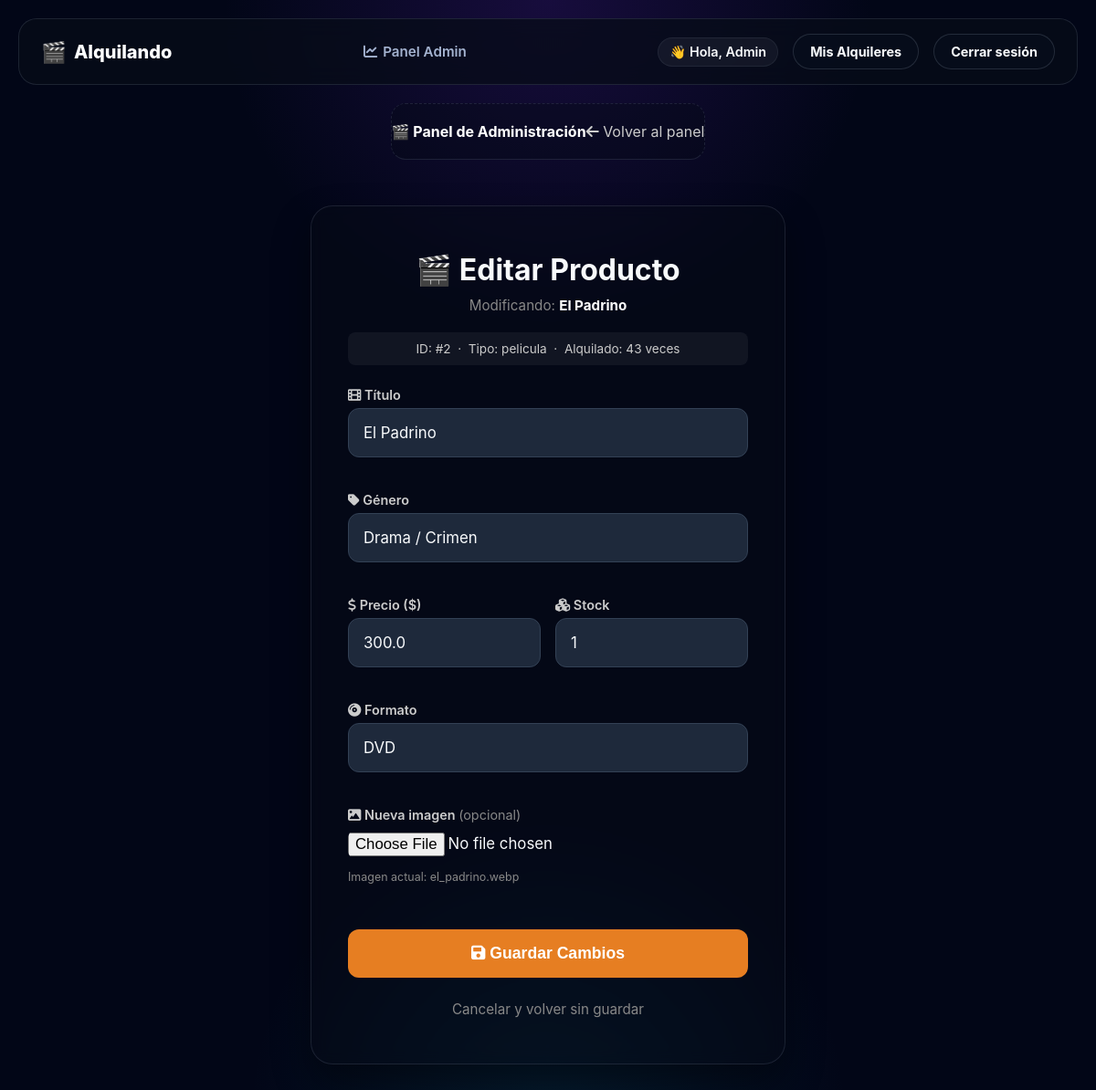
Page /admin/producto/editar/2 (signed in) on the committed database.
### app.py (models this page shows, shortened)
class ProductoAlquiler(db.Model):
    __tablename__ = 'productos_alquiler'
    id = db.Column(db.Integer, primary_key=True)
    titulo = db.Column(db.String(100), nullable=False)
    genero = db.Column(db.String(50), nullable=True)
    alquilado = db.Column(db.Boolean, default=False)
    precio_alquiler = db.Column(db.Float, nullable=False)
    stock = db.Column(db.Integer, default=1)
    imagen = db.Column(db.String(100), default='default.jpg')
    contador_alquileres = db.Column(db.Integer, default=0)
    tipo_producto = db.Column(db.String(50))
    alquileres_activos = db.relationship('Alquiler', backref='producto', lazy=True, cascade='all, delete-orphan')
    __mapper_args__ = {
        'polymorphic_on': tipo_producto,
        'polymorphic_identity': 'producto_generico'
    }

class Pelicula(ProductoAlquiler):
    formato = db.Column(db.String(50), nullable=True)
    __mapper_args__ = {'polymorphic_identity': 'pelicula'}

### app.py (the view, shortened to what this page needs)
@app.route('/admin/producto/editar/<int:prod_id>', methods=['GET', 'POST'])
@requiere_nivel(5)
def administrar_editar_producto(prod_id):
    producto = GestorInventario.buscar_producto_por_id(prod_id)
    if not producto:
        flash("Producto no encontrado.", "danger")
        return redirect(url_for('dashboard'))
    return render_template('editar_producto.html', producto=producto)

### app.py (called while the page is built)
def requiere_nivel(nivel_minimo):
    def decorator(f):
        @wraps(f)
        def decorated_function(*args, **kwargs):
            rol_usuario = session.get('usuario_rol', 'cliente')
            nivel_usuario = NIVELES_ACCESO.get(rol_usuario, 1)
            if nivel_usuario < nivel_minimo:
                flash("No tenés permisos suficientes para entrar acá.", "danger")
                return redirect(url_for('inicio'))
            return f(*args, **kwargs)
        return decorated_function
    return decorator

    @staticmethod
    def buscar_producto_por_id(id_prod):
        return ProductoAlquiler.query.get(id_prod)

### templates/editar_producto.html (shortened to what this page needs)
{% extends 'base.html' %}
{% block content %}
<div class="panel-header" style="display: flex; justify-content: space-between; align-items: center; padding: 20px 0; border-bottom: 1px solid var(--border, #333); margin-bottom: 30px; max-width: 520px; margin-left: auto; margin-right: auto;">
    <span style="color: #fff; font-weight: bold;">🎬 Panel de Administración</span>
    <a href="{{ url_for('dashboard') }}" class="texto-claro" style="color: #ccc; text-decoration: none;">
        <i class="fas fa-arrow-left"></i> Volver al panel
    </a>
</div>
<main style="display: flex; justify-content: center; align-items: center; padding: 0 20px 40px 20px;">
    <div class="auth-container">
        <h2 class="subtitulo-seccion" style="margin-top: 0; margin-bottom: 10px; font-size: 2rem; text-align: center;">
            {% if producto.tipo_producto == 'pelicula' %}🎬{% else %}🎮{% endif %}
            Editar Producto
        </h2>
        <p class="subtitulo" style="color: #888; text-align: center; margin-bottom: 20px; font-size: 0.95rem;">
            Modificando: <strong style="color:#fff;">{{ producto.titulo }}</strong>
        </p>
        <div class="info-badge" style="background: rgba(255,255,255,0.05); padding: 10px; border-radius: 8px; text-align: center; font-size: 0.85rem; color: #ccc; margin-bottom: 24px;">
            <span>ID:</span> #{{ producto.id }} &nbsp;·&nbsp;
            <span>Tipo:</span> {{ producto.tipo_producto }} &nbsp;·&nbsp;
            <span>Alquilado:</span> {{ producto.contador_alquileres }} veces
        </div>
        <form action="{{ url_for('administrar_editar_producto', prod_id=producto.id) }}" method="POST" enctype="multipart/form-data" class="form-simple" style="display: flex; flex-direction: column; gap: 20px;">
            <div class="campo" style="display: flex; flex-direction: column; gap: 6px;">
                <label style="color: #ccc; font-size: 0.9rem; font-weight: 600;"><i class="fas fa-film"></i> Título</label>
                <input type="text" name="titulo" value="{{ producto.titulo }}" required>
            </div>
            <div class="campo" style="display: flex; flex-direction: column; gap: 6px;">
                <label style="color: #ccc; font-size: 0.9rem; font-weight: 600;"><i class="fas fa-tag"></i> Género</label>
                <input type="text" name="genero" value="{{ producto.genero or '' }}">
            </div>
            <div class="fila-doble" style="display: flex; gap: 16px;">
                <div class="campo" style="flex: 1; display: flex; flex-direction: column; gap: 6px;">
                    <label style="color: #ccc; font-size: 0.9rem; font-weight: 600;"><i class="fas fa-dollar-sign"></i> Precio ($)</label>
                    <input type="number" step="0.01" name="precio" value="{{ producto.precio_alquiler }}" required>
                </div>
                <div class="campo" style="flex: 1; display: flex; flex-direction: column; gap: 6px;">
                    <label style="color: #ccc; font-size: 0.9rem; font-weight: 600;"><i class="fas fa-cubes"></i> Stock</label>
                    <input type="number" name="stock" value="{{ producto.stock }}" min="0">
                </div>
            </div>
            <div class="campo" style="display: flex; flex-direction: column; gap: 6px;">
                <label style="color: #ccc; font-size: 0.9rem; font-weight: 600;">
                    {% if producto.tipo_producto == 'pelicula' %}
                        <i class="fas fa-compact-disc"></i> Formato
                    {% else %}
                        <i class="fas fa-gamepad"></i> Plataforma
                    {% endif %}
                </label>
                <input type="text" name="especifico"
                    value="{% if producto.tipo_producto == 'pelicula' %}{{ producto.formato or '' }}{% else %}{{ producto.plataforma or '' }}{% endif %}"
                    placeholder="{% if producto.tipo_producto == 'pelicula' %}Ej: BluRay-4K, DVD{% else %}Ej: PS5, Nintendo Switch{% endif %}">
            </div>
            <div class="campo" style="display: flex; flex-direction: column; gap: 6px;">
                <label style="color: #ccc; font-size: 0.9rem; font-weight: 600;"><i class="fas fa-image"></i> Nueva imagen
                    <span class="texto-gris" style="font-weight: normal; color: #888;">(opcional)</span>
                </label>
                <input type="file" name="imagen" accept="image/*" class="texto-claro" style="background: transparent; border: none; padding: 5px 0;">
                <p class="texto-gris" style="font-size: 0.78rem; margin-top: 4px; color: #888;">Imagen actual: {{ producto.imagen }}</p>
            </div>
            <button type="submit" class="auth-btn" style="background: #e67e22;">
                <i class="fas fa-save"></i> Guardar Cambios
            </button>
        </form>
        <div style="text-align: center; margin-top: 24px;">
            <a href="{{ url_for('dashboard') }}" class="btn-cancelar" style="color: #888; text-decoration: none; font-size: 0.95rem;">Cancelar y volver sin guardar</a>
        </div>
    </div>
</main>
{% endblock %}

### static/estilos.css (style rules this page uses)
* { box-sizing: border-box; }
:root { --bg-main: #020617; --bg-soft: rgba(8, 15, 29, 0.78); --panel: rgba(7, 12, 24, 0.7); --panel-strong: rgba(7, 12, 24, 0.9); --border: rgba(148, 163, 184, 0.16); --border-soft: rgba(148, 163, 184, 0.1); --text-main: #f8fafc; --text-muted: #a5b4d1; --accent: #8b5cf6; --accent-strong: #6d28d9; --accent-soft: rgba(139, 92, 246, 0.22); --success: #22c55e; --warning: #fbbf24; --danger: #fb7185; --shadow: 0 24px 80px rgba(0, 0, 0, 0.38); }
body { margin: 0; min-height: 100vh; font-family: Inter, system-ui, -apple-system, BlinkMacSystemFont, "Segoe UI", sans-serif; color: var(--text-main); background: radial-gradient(circle at top, rgba(91, 33, 182, 0.24), transparent 26%), radial-gradient(circle at bottom, rgba(14, 116, 144, 0.18), transparent 24%), var(--bg-main); }
body, h1, h2, h3, p { margin: 0; }
a { color: var(--text-main); text-decoration: none; transition: opacity 0.2s; }
.campo { margin-bottom: 18px; display: flex; flex-direction: column; gap: 6px; }
.campo label { color: #d5e4ff; font-size: 0.82rem; font-weight: 700; }
.campo input, .campo select, .campo textarea, .stock-input { width: 100%; padding: 12px 13px; border-radius: 12px; border: 1px solid rgba(148, 163, 184, 0.18); background: rgba(2, 6, 23, 0.94); color: var(--text-main); outline: none; font-family: inherit; }
.fila-doble { display: flex; gap: 14px; }
.fila-doble .campo { flex: 1; }
.panel-header { display: flex; justify-content: space-between; align-items: center; padding: 20px; background: rgba(7, 12, 24, 0.4); border: 1px dashed var(--border); border-radius: 16px; margin-bottom: 10px; }
.auth-container { background: rgba(7, 12, 24, 0.45); border: 1px solid var(--border, #333); border-radius: 24px; padding: 50px 40px; width: 100%; max-width: 520px; backdrop-filter: blur(8px); box-shadow: 0 20px 40px rgba(0, 0, 0, 0.4); }
.form-simple input { background: #1e293b; border: 1px solid #334155; border-radius: 12px; padding: 16px; color: #f8fafc; font-size: 1.05rem; width: 100%; box-sizing: border-box; transition: border-color 0.2s, background-color 0.2s; }
.auth-btn { width: 100%; margin-top: 12px; padding: 16px; font-size: 1.1rem; font-weight: 700; background: #6366f1; color: #fff; border: none; border-radius: 12px; cursor: pointer; transition: background 0.2s; }

### rows in the picture
Pelicula: titulo "El Padrino", id "2", tipo_producto "pelicula", contador_alquileres "43", genero "Drama / Crimen", precio "300.0", stock "1", especifico "DVD", imagen "el_padrino.webp"

### other values in the picture
{{ session['usuario_nombre'] }} "Admin"
